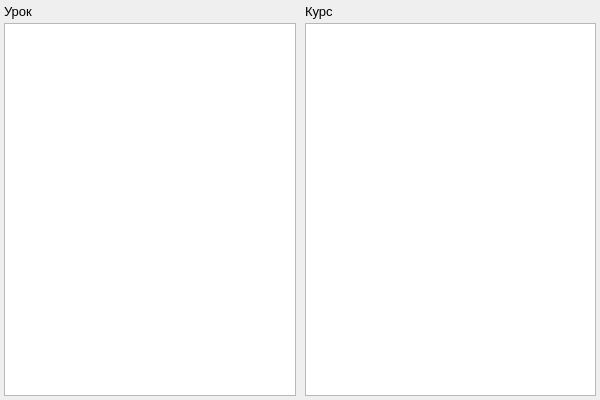
<?xml version="1.0" encoding="UTF-8"?>
<ui version="4.0">
 <class>ShowInfo</class>
 <widget class="QWidget" name="ShowInfo">
  <property name="geometry">
   <rect>
    <x>0</x>
    <y>0</y>
    <width>600</width>
    <height>400</height>
   </rect>
  </property>
  <property name="windowTitle">
   <string>Form</string>
  </property>
  <layout class="QGridLayout" name="gridLayout">
   <property name="leftMargin">
    <number>4</number>
   </property>
   <property name="topMargin">
    <number>4</number>
   </property>
   <property name="rightMargin">
    <number>4</number>
   </property>
   <property name="bottomMargin">
    <number>4</number>
   </property>
   <property name="horizontalSpacing">
    <number>9</number>
   </property>
   <property name="verticalSpacing">
    <number>4</number>
   </property>
   <item row="1" column="0">
    <widget class="QTextBrowser" name="lessonInfo">
     <property name="font">
      <font>
       <pointsize>10</pointsize>
      </font>
     </property>
    </widget>
   </item>
   <item row="0" column="0">
    <widget class="QLabel" name="label">
     <property name="font">
      <font>
       <pointsize>10</pointsize>
      </font>
     </property>
     <property name="text">
      <string>Урок</string>
     </property>
    </widget>
   </item>
   <item row="1" column="1">
    <widget class="QTextBrowser" name="courseInfo">
     <property name="font">
      <font>
       <pointsize>10</pointsize>
      </font>
     </property>
    </widget>
   </item>
   <item row="0" column="1">
    <widget class="QLabel" name="label_2">
     <property name="font">
      <font>
       <pointsize>10</pointsize>
      </font>
     </property>
     <property name="text">
      <string>Курс</string>
     </property>
    </widget>
   </item>
  </layout>
 </widget>
 <resources/>
 <connections/>
</ui>
